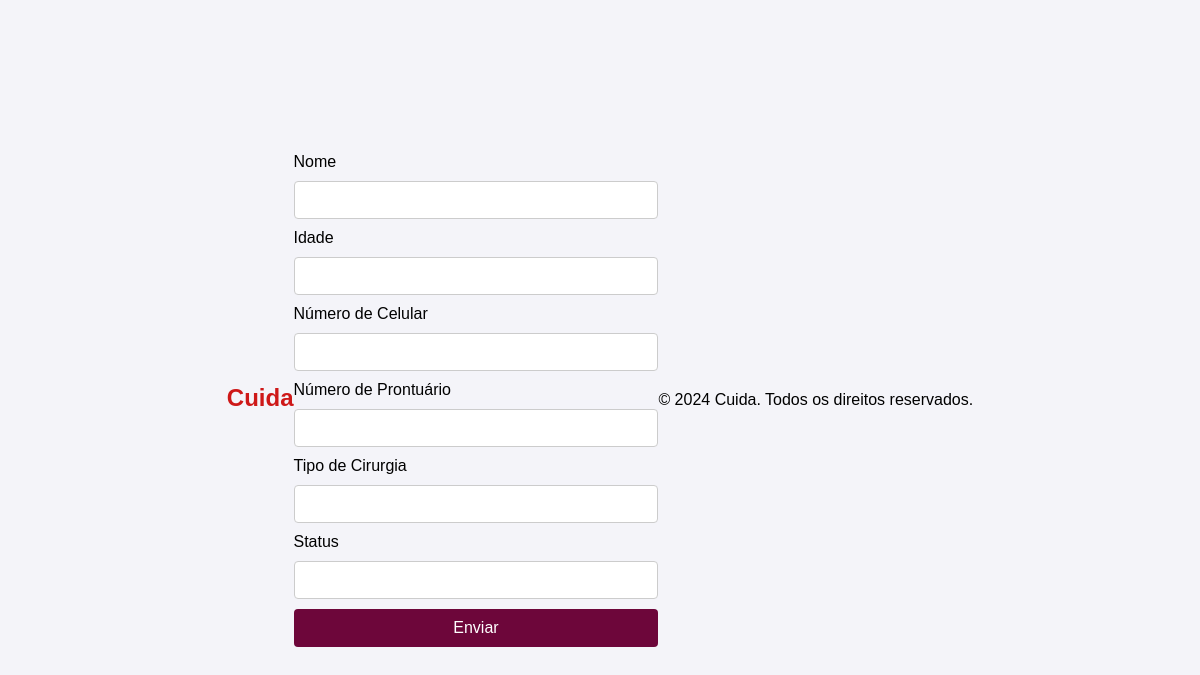
/update/33/, run on an earlier commit of the app's database.
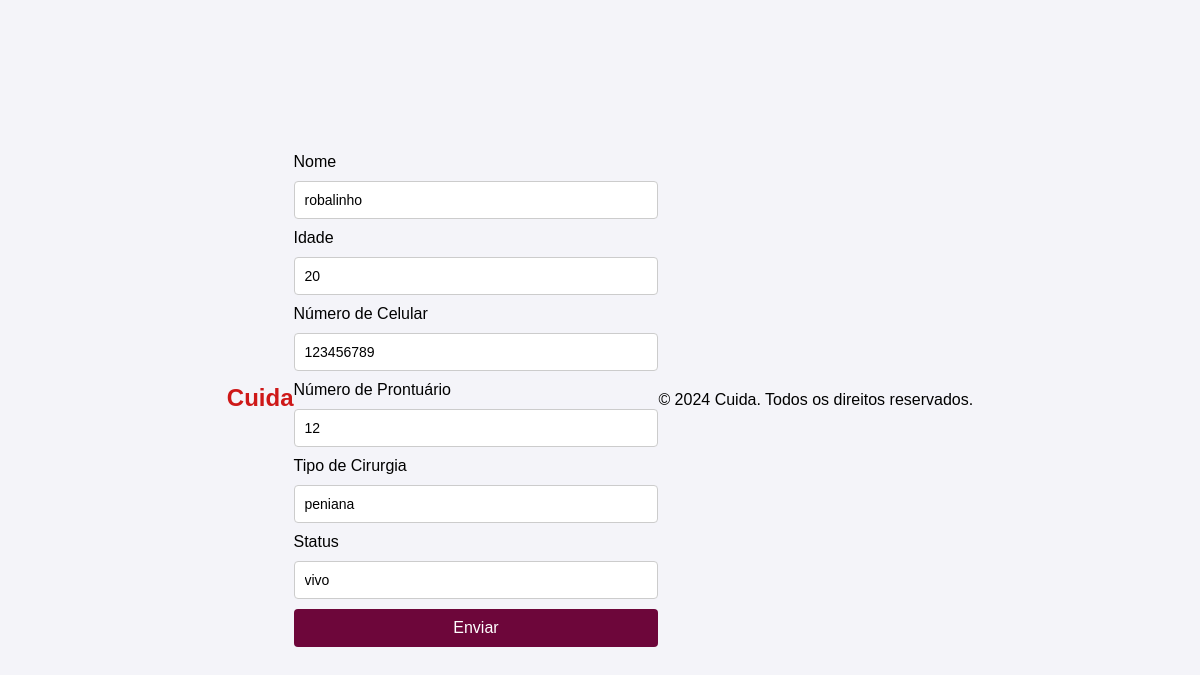
And on a later commit of the database.
### app_cuida/models.py (models this page shows, shortened)
class Paciente(models.Model):
    id_paciente = models.AutoField(primary_key=True)
    nome = models.CharField(max_length=25, null=True, blank=True)
    idade = models.IntegerField(null=True, blank=True)
    numero_celular = models.CharField(max_length=15, null=True, blank=True)
    numero_prontuario = models.CharField(max_length=15, null=True, blank=True)
    tipo_cirurgia = models.CharField(max_length=15, null=True, blank=True)
    status = models.CharField(max_length=15, null=True, blank=True)

### app_cuida/views.py (the view, shortened to what this page needs)
# urls.py: path('update/<int:id_paciente>/', views.update, name='update_paciente'),
def update(request, id_paciente):
    if request.method == 'GET':
        paciente = Paciente.objects.filter(id_paciente=id_paciente).first()
        form = PacienteForm(instance=paciente)
        context = {
            'form': form,
        }
        return render(request, 'cadastro/home.html', context)

### app_cuida/forms.py
class PacienteForm(forms.ModelForm):
    class Meta:
        model = Paciente
        fields = '__all__'

### app_cuida/templates/cadastro/home.html (shortened to what this page needs)
{% extends 'base.html' %}
{% load static %}
{% block content %}
<link rel="stylesheet" href="{% static 'css/base.css' %}?v=1.0">
<form action="." method="post">
  <div class="form-group">
    <label for="nome">Nome</label>
    {{ form.nome }}
  </div>
  <div class="form-group">
    <label for="idade">Idade</label>
    {{ form.idade }}
  </div>
  <div class="form-group">
    <label for="numero_celular">Número de Celular</label>
    {{ form.numero_celular }}
  </div>
  <div class="form-group">
    <label for="numero_prontuario">Número de Prontuário</label>
    {{ form.numero_prontuario }}
  </div>
  <div class="form-group">
    <label for="tipo_cirurgia">Tipo de Cirurgia</label>
    {{ form.tipo_cirurgia }}
  </div>
  <div class="form-group">
    <label for="status">Status</label>
    {{ form.status }}
  </div>
  <button type="submit" class="btn btn-primary">Enviar</button>
</form>
{% endblock %}

What changed in the data, as far as the page shows it:
added Paciente: nome "robalinho", idade "20", numero_celular "123456789", numero_prontuario "12", tipo_cirurgia "peniana", status "vivo"
